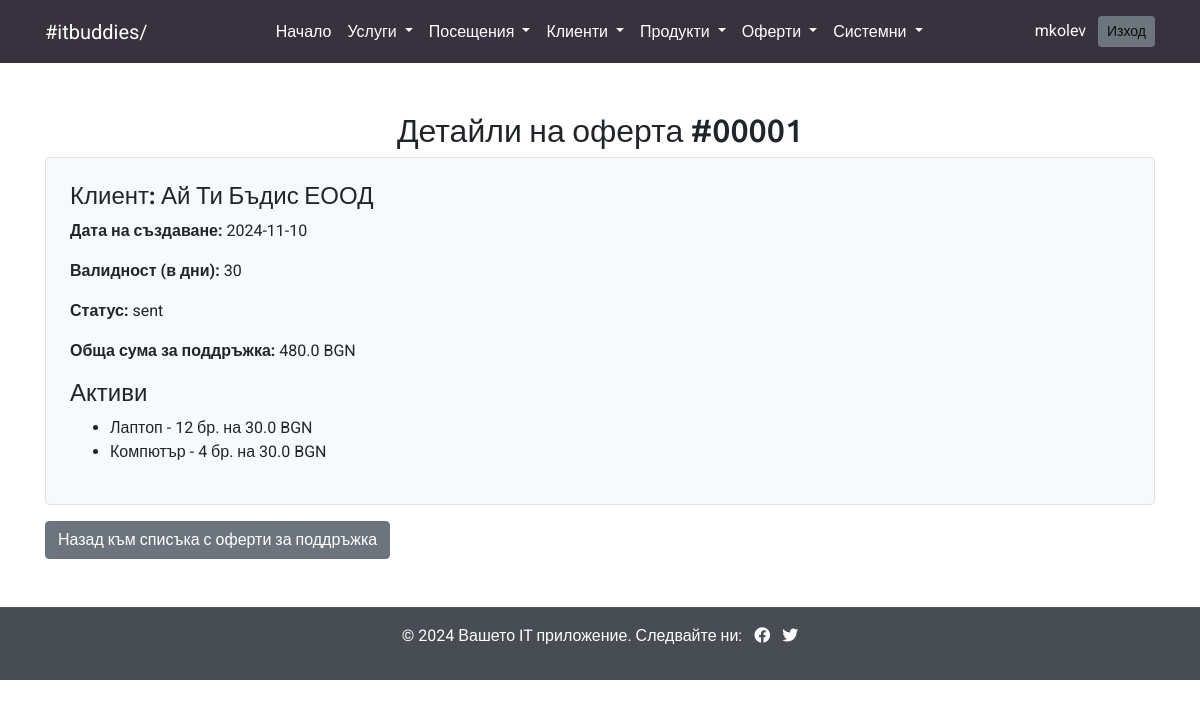
The app's page /maintenance_offers/view_maintenance_offer/1 (signed in) with its own data.
### models.py (models this page shows, shortened)
class User(db.Model, UserMixin):
    id = db.Column(db.Integer, primary_key=True)
    username = db.Column(db.String(100), unique=True, nullable=False)
    password = db.Column(db.String(255), nullable=False)
    role = db.Column(db.String(50))  # Роля по подразбиране

class MaintenanceOffer(db.Model):
    __tablename__ = 'maintenance_offers'
    id = db.Column(db.Integer, primary_key=True)
    client_id = db.Column(db.Integer, db.ForeignKey('client.id'), nullable=False)
    created_at = db.Column(db.DateTime, default=datetime.utcnow)
    validity_days = db.Column(db.Integer, nullable=False, default=30)
    status = db.Column(db.String(50), nullable=False, default="draft")
    total_price = db.Column(db.Float, nullable=True)
    client = db.relationship("Client", backref="maintenance_offers")
    assets = db.relationship("MaintenanceOfferAsset", back_populates="maintenance_offer")
    def formatted_id(self):
        return str(self.id).zfill(5)

class Client(db.Model):
    id = db.Column(db.Integer, primary_key=True)
    name = db.Column(db.String(100), nullable=False)
    vat = db.Column(db.String(15), nullable=False)
    address = db.Column(db.String(100), nullable=True)
    mol = db.Column(db.String(100), nullable=False)
    email = db.Column(db.String(100), nullable=True)  # Опционално поле за имейл
    phone = db.Column(db.String(15), nullable=True)  # Опционално поле за телефон
    visits = db.relationship('Visit', backref='client', lazy=True)  # Връзка към Visit

class MaintenanceOfferAsset(db.Model):
    __tablename__ = 'maintenance_offer_assets'
    id = db.Column(db.Integer, primary_key=True)
    maintenance_offer_id = db.Column(db.Integer, db.ForeignKey('maintenance_offers.id'), nullable=False)
    asset_type_id = db.Column(db.Integer, db.ForeignKey('asset_type.id'), nullable=False)
    quantity = db.Column(db.Integer, nullable=False)
    maintenance_offer = db.relationship("MaintenanceOffer", back_populates="assets")
    asset_type = db.relationship("AssetType")

class AssetType(db.Model):
    id = db.Column(db.Integer, primary_key=True)
    name = db.Column(db.String(50), unique=True, nullable=False)  # Име на вида (напр. Лаптоп, Принтер)
    monthly_maintenance_price = db.Column(db.Float, nullable=False)

### routes/maintenance_offers.py (the view)
@maintenance_offers_bp.route('/view_maintenance_offer/<int:offer_id>', methods=['GET'])
@login_required
def view_maintenance_offer(offer_id):
    maintenance_offer = MaintenanceOffer.query.get_or_404(offer_id)
    return render_template('view_maintenance_offer.html', offer=maintenance_offer)

### app.py (called while the page is built)
@login_manager.user_loader
def load_user(user_id):
    return User.query.get(int(user_id))

### templates/view_maintenance_offer.html
{% include 'header.html' %}
{% include 'navbar.html' %}
<main class="container my-5">
    <h2 class="text-center">Детайли на оферта #{{ offer.formatted_id() }}</h2>
    <div class="bg-light p-4 border rounded">
    <div class="mb-3">
        <h4>Клиент: {{ offer.client.name }}</h4>
        <p><strong>Дата на създаване:</strong> {{ offer.created_at.strftime('%Y-%m-%d') }}</p>
        <p><strong>Валидност (в дни):</strong> {{ offer.validity_days }}</p>
        <p><strong>Статус:</strong> {{ offer.status }}</p>
        <p><strong>Обща сума за поддръжка:</strong> {{ offer.total_price }} BGN</p>
    </div>
    <h4>Активи</h4>
    <ul>
        {% for asset in offer.assets %}
        <li>{{ asset.asset_type.name }} - {{ asset.quantity }} бр. на {{ asset.asset_type.monthly_maintenance_price }} BGN</li>
        {% endfor %}
    </ul>
</div>
    <a href="{{ url_for('offers.list_offers') }}" class="btn btn-secondary mt-3">Назад към списъка с оферти за поддръжка</a>
</main>
{% include 'footer.html' %}

### templates/navbar.html (shortened to what this page needs)
<nav class="navbar navbar-expand-lg navbar-light bg-custom">
    <div class="container d-flex justify-content-between">
        <a class="navbar-brand text-white" href="#">#itbuddies/</a>
        <div class="collapse navbar-collapse justify-content-center" id="navbarNav">
            <ul class="navbar-nav">
                <li class="nav-item">
                    <a class="nav-link text-white" href="{{ url_for('index') }}">Начало</a>
                </li>
                <li class="nav-item dropdown">
                    <a class="nav-link dropdown-toggle text-white" href="#" id="servicesDropdown" role="button" data-toggle="dropdown" aria-haspopup="true" aria-expanded="false">
                        Услуги
                    </a>
                </li>
                <li class="nav-item dropdown">
                    <a class="nav-link dropdown-toggle text-white" href="#" id="visitsDropdown" role="button" data-toggle="dropdown" aria-haspopup="true" aria-expanded="false">
                        Посещения
                    </a>
                </li>
                <li class="nav-item dropdown">
                    <a class="nav-link dropdown-toggle text-white" href="#" id="clientsDropdown" role="button" data-toggle="dropdown" aria-haspopup="true" aria-expanded="false">
                        Клиенти
                    </a>
                </li>
                <li class="nav-item dropdown">
                    <a class="nav-link dropdown-toggle text-white" href="#" id="productsDropdown" role="button" data-toggle="dropdown" aria-haspopup="true" aria-expanded="false">
                        Продукти
                    </a>
                </li>
                <li class="nav-item dropdown">
                    <a class="nav-link dropdown-toggle text-white" href="#" id="productsDropdown" role="button" data-toggle="dropdown" aria-haspopup="true" aria-expanded="false">
                        Оферти
                    </a>
                </li>
                <li class="nav-item dropdown">
                    <a class="nav-link dropdown-toggle text-white" href="#" id="systemDropdown" role="button" data-toggle="dropdown" aria-haspopup="true" aria-expanded="false">
                        Системни
                    </a>
                </li>
            </ul>
        </div>
        <span class="navbar-text text-white">
            {% if current_user.is_authenticated %}
                {{ current_user.username }}
                <a href="{{ url_for('auth.logout') }}" class="btn btn-secondary btn-sm ml-2">Изход</a>
            {% endif %}
        </span>
    </div>
</nav>

### templates/header.html (style rules this page uses)
body { font-family: "Roboto", sans-serif; }
h1, h2, h3, h4, h5, h6 { font-family: "Ubuntu", sans-serif; }
.bg-custom { background-color: #37323E; color: #ffffff; }

### records on screen
User: username "mkolev"
MaintenanceOffer: formatted_id "00001", created_at "2024-11-10", validity_days "30", status "sent", total_price "480.0"
Client: client.name "Ай Ти Бъдис ЕООД"
MaintenanceOfferAsset: asset_type.name "Лаптоп", quantity "12", asset_type.monthly_maintenance_price "30.0"
MaintenanceOfferAsset: asset_type.name "Компютър", quantity "4", asset_type.monthly_maintenance_price "30.0"
